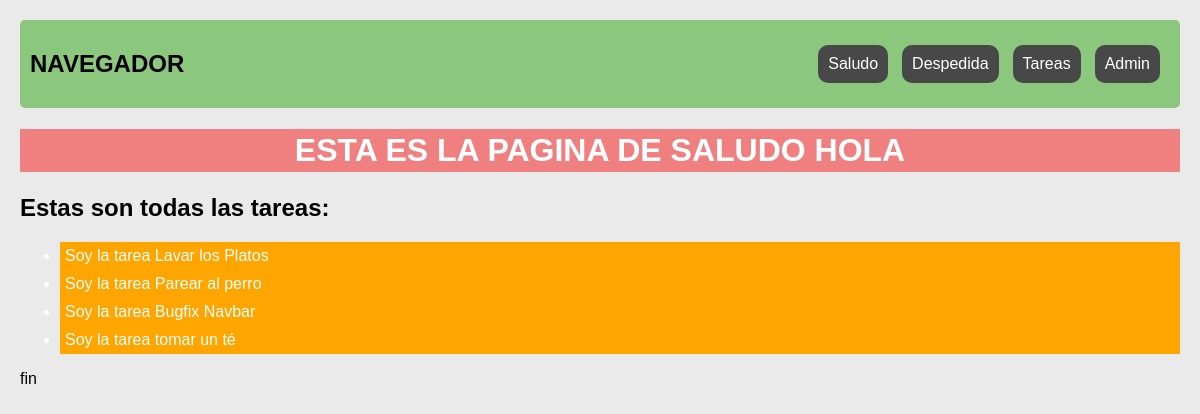
The app's page /, older data.
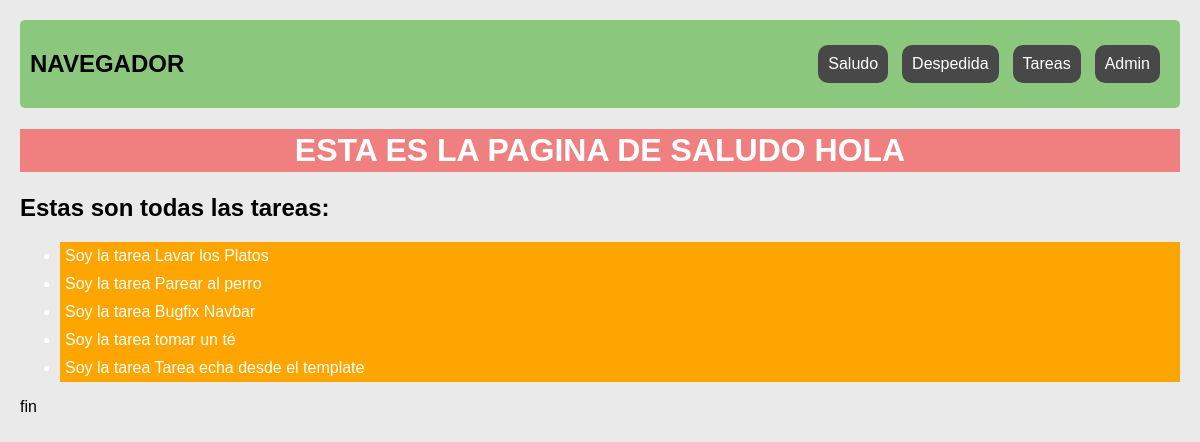
The same page, newer data.
### todolist/models.py (models this page shows)
class Tarea(models.Model):
    nombre = models.CharField(max_length=100)
    completada = models.BooleanField(
        default=False,
        help_text="la tarea se ha completada o no",
        verbose_name="FINALIZADA",
    )
    fecha_completada = models.DateField()
    fecha_creacion = models.DateTimeField(auto_now=True)
    responsable = models.ForeignKey(
        User,
        on_delete=models.CASCADE,
        related_name="responsable",
        default=None,
        null=True,
        blank=True,
    )
    etiquetas = models.ManyToManyField(
        Etiqueta, default=None, blank=True, null=True, related_name="etiquetas"
    )
    activo = models.BooleanField(
        default=True, help_text="Verdadero si NO esta archivada la tarea "
    )
    def __str__(self):
        return f"Soy la tarea {self.nombre}"

### holamundo/views.py (the view)
# urls.py: path('', views.saludo, name='saludo'),
def saludo(request):
    tareas = Tarea.objects.all()
    return render(request, "holamundo/index.html", dict(tareas=tareas))

### holamundo/templates/holamundo/index.html (shortened to what this page needs)
{% extends 'holamundo/base.html' %}
{% block body %}
    <h1>ESTA ES LA PAGINA DE SALUDO HOLA </h1>
    <h2>Estas son todas las tareas:</h2>
    <ul>
        {% for tarea in tareas %}
            <li>{{tarea}}</li>
        {% endfor %}
    </ul>
    <p>fin</p>
{% endblock %}

Row changes from the older to the newer data that the page shows:
added Tarea: nombre "Soy la tarea Tarea echa desde el template"
